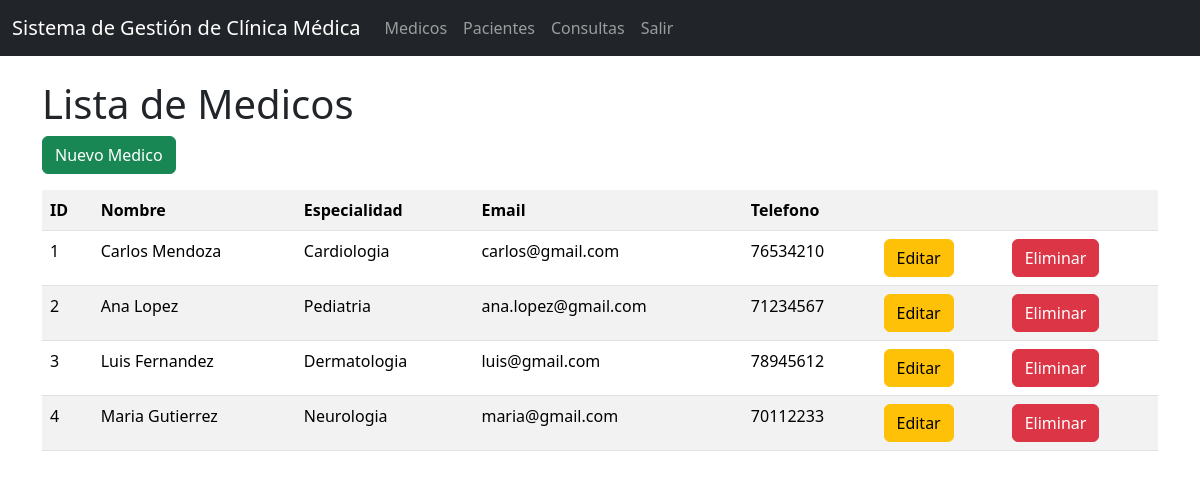
The page /medicos/ on the database as committed earlier.
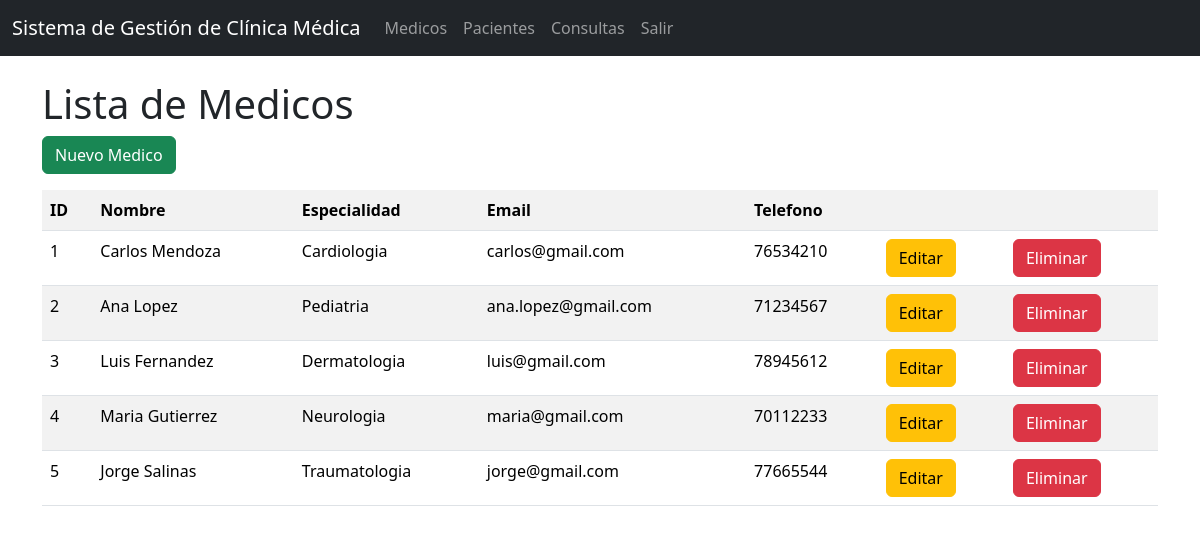
The same page on the database as committed later.
### models/Medico.py (models this page shows, shortened)
class Medico(db.Model):
    __tablename__ = 'medicos'
    id_medico = db.Column(db.Integer, primary_key = True)
    nombre = db.Column(db.String(255), nullable = False)
    especialidad = db.Column(db.String(100), nullable = False)
    telefono = db.Column(db.String(20), nullable = False)
    correo = db.Column(db.String(200), nullable = False)
    consultas = db.relationship('Consulta', back_populates='medico', cascade = 'all, delete')
    @staticmethod
    def get_all():
        return Medico.query.all()
    def delete(self):
        db.session.delete(self)
        db.session.commit()

### controllers/MedicoController.py (the view)
@medico_bp.route("/")
def index():
    medicos = Medico.get_all()
    return MedicoView.list(medicos)

### run.py (called while the page is built)
@app.context_processor
def inject_active_path():
    def is_active(path):
        return 'active' if request.path == path else ''
    return (dict(is_active=is_active))

### views/MedicoView.py (called while the page is built)
def list(medicos):
    return render_template('medicos/index.html', medicos = medicos)

### templates/medicos/index.html (shortened to what this page needs)
{% extends 'base.html' %}
{% block content %}
<br>
<h1>Lista de Medicos</h1>
<a href="{{ url_for('medico.create') }}" class="btn btn-success mb-3">
  Nuevo Medico
</a>
<table class="table table-striped">
  <tr>
    <th>ID</th>
    <th>Nombre</th>
    <th>Especialidad</th>
    <th>Email</th>
    <th>Telefono</th>
    <th></th>
    <th></th>
  </tr>
  {% for item in medicos %}
  <tr>
    <td>{{ item.id_medico }}</td>
    <td>{{ item.nombre }}</td>
    <td>{{ item.especialidad }}</td>
    <td>{{ item.correo }}</td>
    <td>{{ item.telefono }}</td>
    <td>
      <a
        href="{{ url_for('medico.edit', id_medico=item.id_medico) }}"
        class="btn btn-warning"
      >
        Editar
      </a>
    </td>
    <td>
      <a
        href="{{ url_for('medico.delete', id_medico=item.id_medico) }}"
        class="btn btn-danger"
      >
        Eliminar
      </a>
    </td>
  </tr>
  {% endfor %}
</table>
{% endblock %}

Rows that differ between the two databases and show on the page:
added Medico: id_medico "5", nombre "Jorge Salinas", especialidad "Traumatologia", correo "jorge@gmail.com", telefono "77665544"
